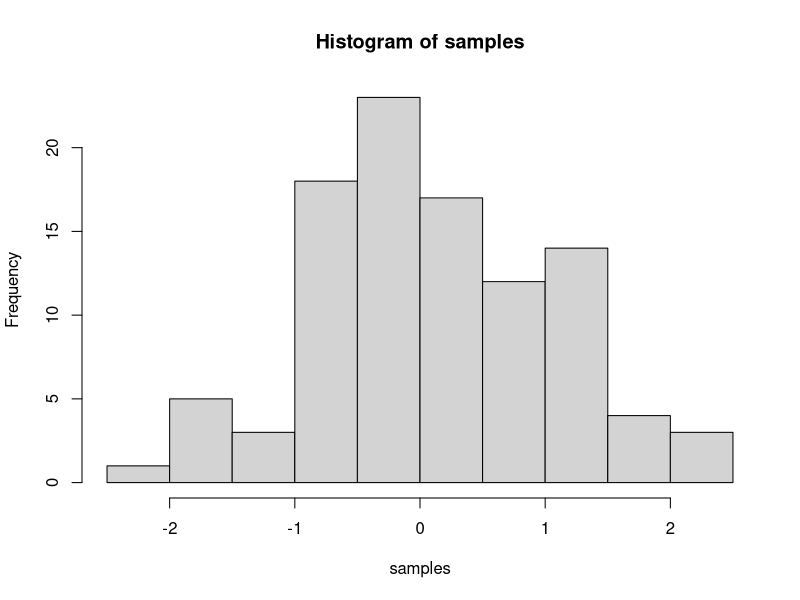
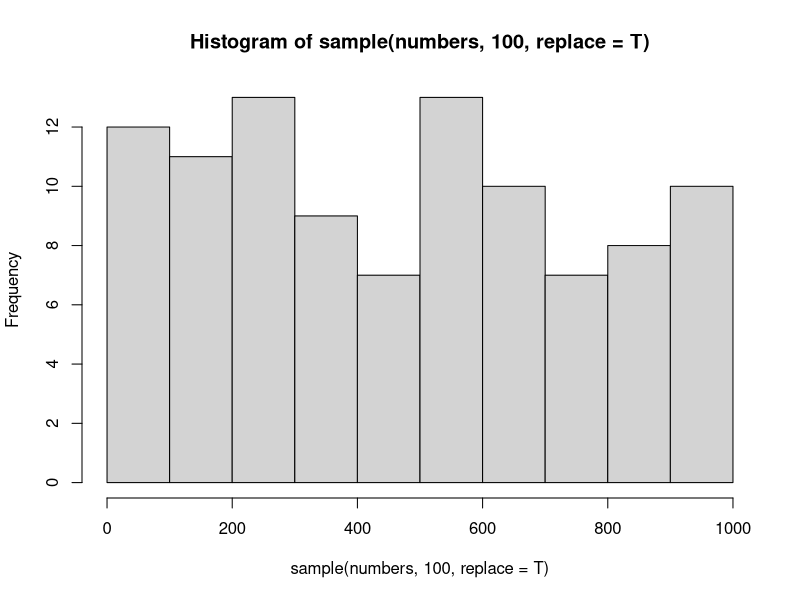

R code for these plots, in order:
## ---- chunk 1
knitr::opts_chunk$set(message=FALSE,warning=FALSE, cache=TRUE)
## ---- chunk 2
samples <- rnorm(100, mean=0, sd=1)
hist(samples)
## ---- chunk 3
numbers <- 1:1000

# This will print the first 10 elements of the vector numbers
numbers[1:10]

# This will plot a histogram of 100 random elements of the vector numbers
hist(sample(numbers, 100, replace = T))
